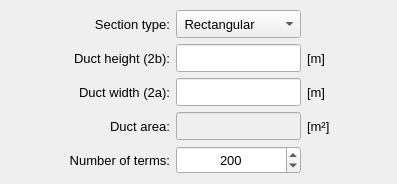
            <widget class="QWidget" name="tab_rectangular">
             <attribute name="title">
              <string>Rectangular</string>
             </attribute>
             <layout class="QGridLayout" name="gridLayout_6">
              <property name="leftMargin">
               <number>4</number>
              </property>
              <property name="topMargin">
               <number>4</number>
              </property>
              <property name="rightMargin">
               <number>4</number>
              </property>
              <property name="bottomMargin">
               <number>4</number>
              </property>
              <property name="spacing">
               <number>4</number>
              </property>
              <item row="0" column="0">
               <widget class="QFrame" name="frame_4">
                <property name="frameShape">
                 <enum>QFrame::NoFrame</enum>
                </property>
                <property name="frameShadow">
                 <enum>QFrame::Raised</enum>
                </property>
                <layout class="QGridLayout" name="gridLayout_7">
                 <property name="leftMargin">
                  <number>6</number>
                 </property>
                 <property name="topMargin">
                  <number>6</number>
                 </property>
                 <property name="rightMargin">
                  <number>6</number>
                 </property>
                 <property name="bottomMargin">
                  <number>6</number>
                 </property>
                 <property name="spacing">
                  <number>6</number>
                 </property>
                 <item row="5" column="1">
                  <widget class="QLabel" name="label_11">
                   <property name="minimumSize">
                    <size>
                     <width>120</width>
                     <height>0</height>
                    </size>
                   </property>
                   <property name="maximumSize">
                    <size>
                     <width>132</width>
                     <height>16777215</height>
                    </size>
                   </property>
                   <property name="font">
                    <font>
                     <pointsize>10</pointsize>
                    </font>
                   </property>
                   <property name="text">
                    <string>Number of terms:</string>
                   </property>
                   <property name="alignment">
                    <set>Qt::AlignRight|Qt::AlignTrailing|Qt::AlignVCenter</set>
                   </property>
                  </widget>
                 </item>
                 <item row="5" column="3">
                  <widget class="QSpinBox" name="spinBox_number_of_terms">
                   <property name="minimumSize">
                    <size>
                     <width>0</width>
                     <height>28</height>
                    </size>
                   </property>
                   <property name="maximumSize">
                    <size>
                     <width>16777215</width>
                     <height>28</height>
                    </size>
                   </property>
                   <property name="font">
                    <font>
                     <pointsize>10</pointsize>
                    </font>
                   </property>
                   <property name="alignment">
                    <set>Qt::AlignCenter</set>
                   </property>
                   <property name="minimum">
                    <number>1</number>
                   </property>
                   <property name="maximum">
                    <number>1000</number>
                   </property>
                   <property name="singleStep">
                    <number>5</number>
                   </property>
                   <property name="value">
                    <number>200</number>
                   </property>
                  </widget>
                 </item>
                 <item row="1" column="1">
                  <widget class="QLabel" name="label_3">
                   <property name="minimumSize">
                    <size>
                     <width>120</width>
                     <height>0</height>
                    </size>
                   </property>
                   <property name="maximumSize">
                    <size>
                     <width>132</width>
                     <height>16777215</height>
                    </size>
                   </property>
                   <property name="font">
                    <font>
                     <pointsize>10</pointsize>
                    </font>
                   </property>
                   <property name="text">
                    <string>Duct height (2b):</string>
                   </property>
                   <property name="alignment">
                    <set>Qt::AlignRight|Qt::AlignTrailing|Qt::AlignVCenter</set>
                   </property>
                  </widget>
                 </item>
                 <item row="1" column="3">
                  <widget class="QLineEdit" name="lineEdit_height_rectangular">
                   <property name="minimumSize">
                    <size>
                     <width>0</width>
                     <height>28</height>
                    </size>
                   </property>
                   <property name="maximumSize">
                    <size>
                     <width>200</width>
                     <height>28</height>
                    </size>
                   </property>
                   <property name="font">
                    <font>
                     <pointsize>10</pointsize>
                    </font>
                   </property>
                   <property name="alignment">
                    <set>Qt::AlignCenter</set>
                   </property>
                  </widget>
                 </item>
                 <item row="4" column="1">
                  <widget class="QLabel" name="label_5">
                   <property name="enabled">
                    <bool>true</bool>
                   </property>
                   <property name="minimumSize">
                    <size>
                     <width>120</width>
                     <height>0</height>
                    </size>
                   </property>
                   <property name="maximumSize">
                    <size>
                     <width>132</width>
                     <height>16777215</height>
                    </size>
                   </property>
                   <property name="font">
                    <font>
                     <pointsize>10</pointsize>
                    </font>
                   </property>
                   <property name="text">
                    <string>Duct area:</string>
                   </property>
                   <property name="alignment">
                    <set>Qt::AlignRight|Qt::AlignTrailing|Qt::AlignVCenter</set>
                   </property>
                  </widget>
                 </item>
                 <item row="0" column="3">
                  <widget class="QComboBox" name="comboBox_section_type">
                   <property name="minimumSize">
                    <size>
                     <width>0</width>
                     <height>28</height>
                    </size>
                   </property>
                   <property name="maximumSize">
                    <size>
                     <width>200</width>
                     <height>28</height>
                    </size>
                   </property>
                   <property name="font">
                    <font>
                     <pointsize>10</pointsize>
                    </font>
                   </property>
                   <item>
                    <property name="text">
                     <string> Rectangular</string>
                    </property>
                   </item>
                   <item>
                    <property name="text">
                     <string> Quadrangular</string>
                    </property>
                   </item>
                   <item>
                    <property name="text">
                     <string> Narrow slit</string>
                    </property>
                   </item>
                  </widget>
                 </item>
                 <item row="2" column="3">
                  <widget class="QLineEdit" name="lineEdit_width_rectangular">
                   <property name="minimumSize">
                    <size>
                     <width>0</width>
                     <height>28</height>
                    </size>
                   </property>
                   <property name="maximumSize">
                    <size>
                     <width>200</width>
                     <height>28</height>
                    </size>
                   </property>
                   <property name="font">
                    <font>
                     <pointsize>10</pointsize>
                    </font>
                   </property>
                   <property name="alignment">
                    <set>Qt::AlignCenter</set>
                   </property>
                  </widget>
                 </item>
                 <item row="1" column="5">
                  <widget class="QLabel" name="label_16">
                   <property name="minimumSize">
                    <size>
                     <width>40</width>
                     <height>0</height>
                    </size>
                   </property>
                   <property name="maximumSize">
                    <size>
                     <width>40</width>
                     <height>16777215</height>
                    </size>
                   </property>
                   <property name="font">
                    <font>
                     <pointsize>10</pointsize>
                    </font>
                   </property>
                   <property name="text">
                    <string>[m]</string>
                   </property>
                  </widget>
                 </item>
                 <item row="2" column="5">
                  <widget class="QLabel" name="label_15">
                   <property name="minimumSize">
                    <size>
                     <width>40</width>
                     <height>0</height>
                    </size>
                   </property>
                   <property name="maximumSize">
                    <size>
                     <width>40</width>
                     <height>16777215</height>
                    </size>
                   </property>
                   <property name="font">
                    <font>
                     <pointsize>10</pointsize>
                    </font>
                   </property>
                   <property name="text">
                    <string>[m]</string>
                   </property>
                  </widget>
                 </item>
                 <item row="2" column="0">
                  <spacer name="horizontalSpacer_3">
                   <property name="orientation">
                    <enum>Qt::Horizontal</enum>
                   </property>
                   <property name="sizeHint" stdset="0">
                    <size>
                     <width>40</width>
                     <height>20</height>
                    </size>
                   </property>
                  </spacer>
                 </item>
                 <item row="2" column="1">
                  <widget class="QLabel" name="label_2">
                   <property name="minimumSize">
                    <size>
                     <width>120</width>
                     <height>0</height>
                    </size>
                   </property>
                   <property name="maximumSize">
                    <size>
                     <width>132</width>
                     <height>16777215</height>
                    </size>
                   </property>
                   <property name="font">
                    <font>
                     <pointsize>10</pointsize>
                    </font>
                   </property>
                   <property name="text">
                    <string>Duct width (2a):</string>
                   </property>
                   <property name="alignment">
                    <set>Qt::AlignRight|Qt::AlignTrailing|Qt::AlignVCenter</set>
                   </property>
                  </widget>
                 </item>
                 <item row="4" column="5">
                  <widget class="QLabel" name="label_18">
                   <property name="enabled">
                    <bool>true</bool>
                   </property>
                   <property name="minimumSize">
                    <size>
                     <width>40</width>
                     <height>0</height>
                    </size>
                   </property>
                   <property name="maximumSize">
                    <size>
                     <width>40</width>
                     <height>16777215</height>
                    </size>
                   </property>
                   <property name="font">
                    <font>
                     <pointsize>10</pointsize>
                    </font>
                   </property>
                   <property name="text">
                    <string>[m²]</string>
                   </property>
                  </widget>
                 </item>
                 <item row="0" column="1">
                  <widget class="QLabel" name="label_6">
                   <property name="minimumSize">
                    <size>
                     <width>120</width>
                     <height>0</height>
                    </size>
                   </property>
                   <property name="maximumSize">
                    <size>
                     <width>132</width>
                     <height>16777215</height>
                    </size>
                   </property>
                   <property name="font">
                    <font>
                     <pointsize>10</pointsize>
                    </font>
                   </property>
                   <property name="text">
                    <string>Section type:</string>
                   </property>
                   <property name="alignment">
                    <set>Qt::AlignRight|Qt::AlignTrailing|Qt::AlignVCenter</set>
                   </property>
                  </widget>
                 </item>
                 <item row="2" column="6">
                  <spacer name="horizontalSpacer_2">
                   <property name="orientation">
                    <enum>Qt::Horizontal</enum>
                   </property>
                   <property name="sizeHint" stdset="0">
                    <size>
                     <width>40</width>
                     <height>20</height>
                    </size>
                   </property>
                  </spacer>
                 </item>
                 <item row="4" column="3">
                  <widget class="QLineEdit" name="lineEdit_area_rectangular">
                   <property name="enabled">
                    <bool>false</bool>
                   </property>
                   <property name="minimumSize">
                    <size>
                     <width>0</width>
                     <height>28</height>
                    </size>
                   </property>
                   <property name="maximumSize">
                    <size>
                     <width>200</width>
                     <height>28</height>
                    </size>
                   </property>
                   <property name="font">
                    <font>
                     <pointsize>10</pointsize>
                    </font>
                   </property>
                   <property name="alignment">
                    <set>Qt::AlignCenter</set>
                   </property>
                  </widget>
                 </item>
                </layout>
               </widget>
              </item>
             </layout>
            </widget>
